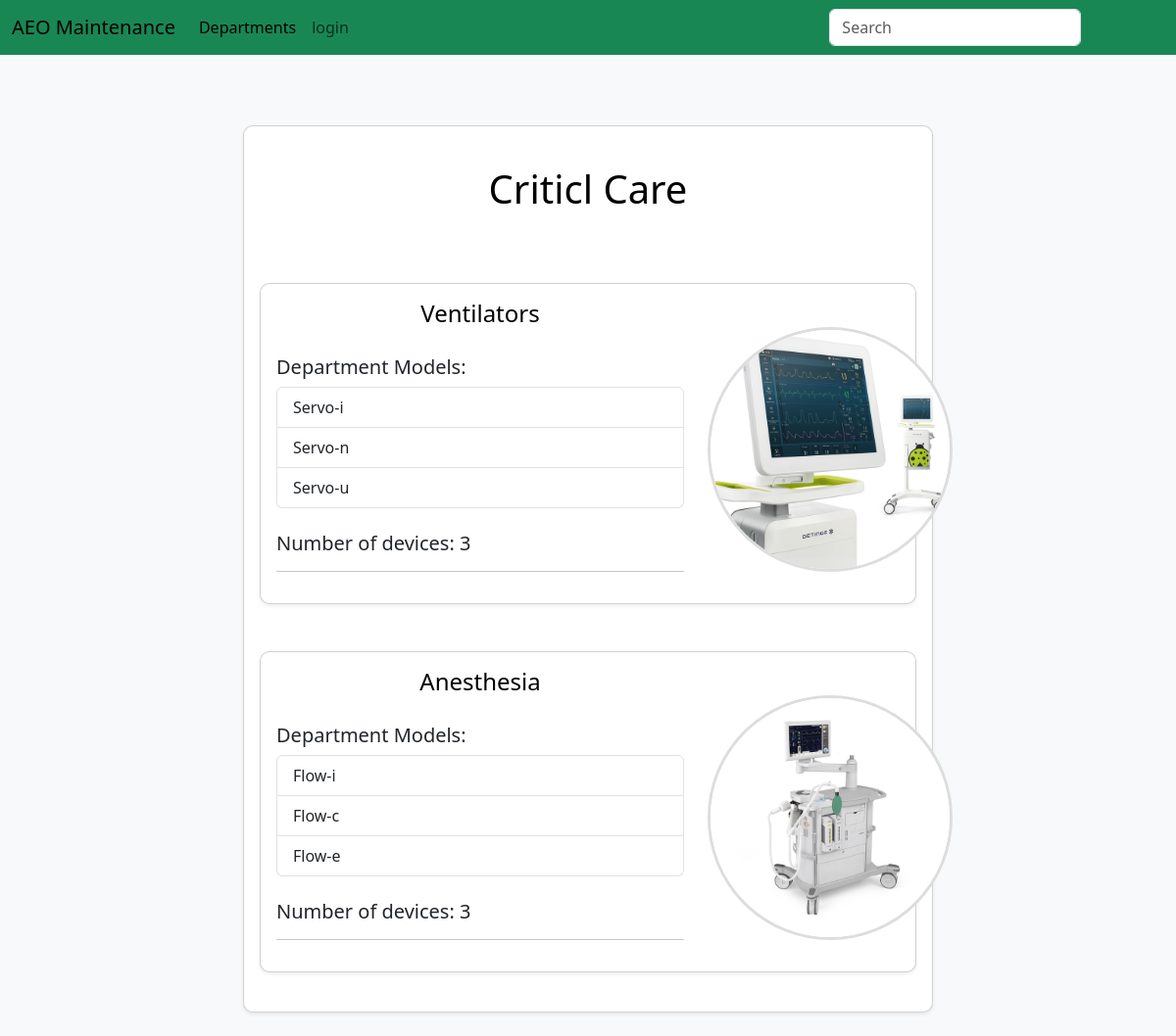
The app's page /departments/1/devices/, older data.
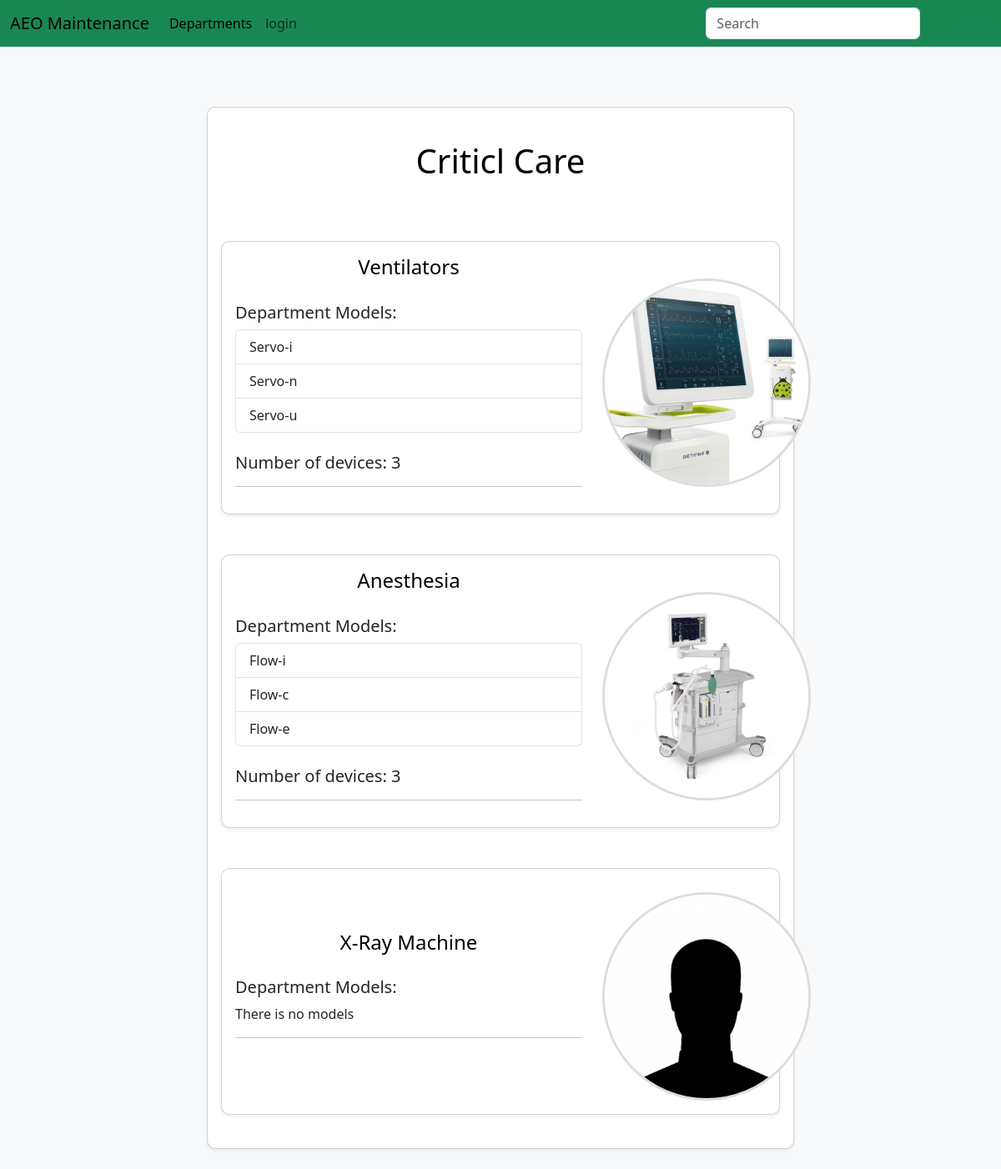
The same page, newer data.
### maintenance_system/models.py (models this page shows, shortened)
class Department(db.Model):
	id = db.Column(db.Integer, primary_key=True)
	name = db.Column(db.String(80), unique=True)
	members = db.relationship('User', backref='department', lazy=True)
	devices = db.relationship('Device', backref='department', lazy=True)

class Device(db.Model):
	id = db.Column(db.Integer, primary_key=True)
	name = db.Column(db.String(80), unique=True)
	department_id = db.Column(db.Integer, db.ForeignKey('department.id'))
	models = db.relationship('Model', backref='device', lazy=True)

class Model(db.Model):
	id = db.Column(db.Integer, primary_key=True)
	name = db.Column(db.String(80), unique=True)
	manufacturer = db.Column(db.String(80))
	picture = db.Column(db.String(20), default='device_model.jpg')
	device_id = db.Column(db.Integer, db.ForeignKey('device.id'))
	machines = db.relationship('Machine', backref='model', lazy=True)

### maintenance_system/Main/routes.py (the view)
@main.route('/<path:path>', methods=['GET'])
def catch_all(path):
    return f"Caught route: {path}", 404

### maintenance_system/Devices/forms.py (shortened to what this page needs)
class DeviceForm(FlaskForm):
    name = StringField('Device Name', validators=[DataRequired(), Length(min=2, max=20)])
    submit = SubmitField('Add')

### maintenance_system/Devices/routes.py (called while the page is built)
@devicesbp.route('/departments/<int:department_id>/devices/', methods=['GET'])
def devices(department_id):
    department = Department.query.get_or_404(department_id)
    users = User.query.all()
    form = DeviceForm()
    devices = department.devices
    return render_template('devices.html', department=department, devices=devices, form=form, users=users)

### maintenance_system/Templates/devices.html (shortened to what this page needs)
{% extends "layout.html"%}
{% block content %}
<div class="row justify-content-center">
	<div class="col-lg-8 mt-4 mb-4">
		<div class="card p-3 shadow-sm">
			<div class="row">
				<div class="col-md-8 col-lg-12 mt-4 mb-4">
					<a href="{{ url_for('departmentsbp.department', id = department.id) }}" class="anchor-custom">
						<h1 class="text-center mb-4">{{ department.name }}</h1>
					</a>
				</div>
				{% for device in devices %}
				<div class="col-md-8 col-lg-12 mt-4 mb-4">
					<div class="card p-3 shadow-sm">
						<div class="row align-items-center">
							<div class="col-lg-8 col-12">
								<a href="{{ url_for('modelsbp.models', device_id = device.id)}}" class="anchor-custom">
									<h4 class="mb-1 text-center">{{ device.name }}</h4>
								</a>
								<br>
								<h5>Department Models: </h5>
								{% if device.models%}
								<div class="list-group">
									{% for model in device.models%}
									<a href="{{ url_for('machinesbp.machines', model_id = model.id)}}"
										class="list-group-item list-group-item-action">{{
										model.name }}</a>
									{% endfor%}
								</div>
								<br>
								<h5>Number of devices: {{ device.models|length }}</h5>
								{% else %}
								<p>There is no models</p>
								{% endif%}
								<hr>
							</div>
							<div class="col-lg-4 text-center mt-1">
							{% set device_picture = (device.models | random).picture if device.models else 'default.jpg' %}
								<img src="{{ url_for('static', filename='images/'+ device_picture) }}" alt="User Photo"
									class="rounded-photo mt-2">
							</div>
						</div>
					</div>
				</div>
				{% endfor %}
			</div>
		</div>
	</div>
	{% endblock%}

### maintenance_system/Templates/layout.html (shortened to what this page needs)
<!doctype html>
<html lang="en">
<head>
	<link href="https://cdn.jsdelivr.net/npm/bootstrap@5.3.3/dist/css/bootstrap.min.css" rel="stylesheet"
>
	<link href="{{ url_for('static', filename='css/style.css')}}" rel="stylesheet">
</head>
<body>
	<nav class="navbar navbar-expand-lg bg-body-success bg-success">
		<div class="container-fluid">
			<a class="navbar-brand" href="{{url_for('main.home')}}">AEO Maintenance</a>
			<div class="collapse navbar-collapse" id="navbarSupportedContent">
				<ul class="navbar-nav me-auto mb-2 mb-lg-0">
					<li class="nav-item">
						<a class="nav-link active" aria-current="page"
							href="{{ url_for('departmentsbp.departments') }}">Departments</a>
					</li>
					{% if current_user.is_authenticated %}
					{% if current_user.username != "Admin" %}
					<li class="nav-item">
						<a class="nav-link" href="{{ url_for('usersbp.user', id=current_user.id) }}">profile</a>
					</li>
					{% if current_user.department_id%}
					<li class="nav-item">
						<a class="nav-link"
							href="{{ url_for('taskpb.in_progress_tasks', department_id=current_user.department_id) }}">Tasks</a>
					</li>
					<li class="nav-item">
						<a class="nav-link"
							href="{{ url_for('taskpb.add_task', department_id=current_user.department_id) }}">Add
							task</a>
					</li>
					{% endif %}
					{% endif %}
					<li class="nav-item">
						<a class="nav-link" href="{{ url_for('usersbp.logout') }}">logout</a>
					</li>
					{% else %}
					<li class="nav-item">
						<a class="nav-link" href="{{ url_for('usersbp.login') }}">login</a>
					</li>
					{% endif %}
				</ul>
				<form class="d-flex" role="search">
					<input class="form-control me-2" type="search" placeholder="Search" aria-label="Search">
					<button class="btn btn-outline-success" type="submit">Search</button>
				</form>
			</div>
		</div>
	</nav>
	<div class="container-fluid container-md">
		<div class="container mt-5">
			<div class="row justify-content-center">
				{% block content %}
				{% endblock %}
			</div>
		</div>
	</div>
</body>
</html>

### maintenance_system/static/css/style.css (style rules this page uses)
body { background-color: #f8f9fa; }
.rounded-photo { width: 250px; height: 250px; object-fit: cover; border-radius: 50%; border: 3px solid #ddd; }
.anchor-custom { text-decoration: none; color: black; cursor: pointer; transition: color 0.3s ease; }
.card { border-radius: 10px; }
.list-group-item { display: flex; justify-content: space-between; align-items: center; }

Row changes from the older to the newer data that the page shows:
added Device: name "X-Ray Machine", shows "There is no models", shows a picture
